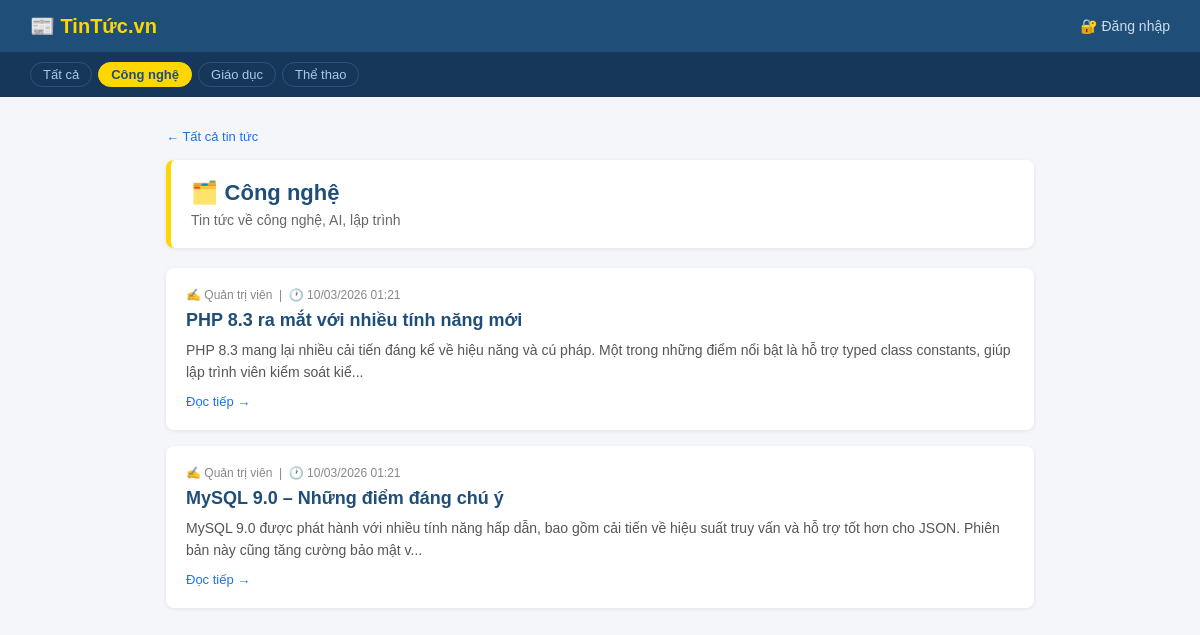
/lab03/news/category.php?slug=cong-nghe, run on the app's committed database.
### tables this page shows
CREATE TABLE categories (
    id          INT AUTO_INCREMENT PRIMARY KEY,
    name        VARCHAR(100) NOT NULL,
    slug        VARCHAR(100) NOT NULL UNIQUE,
    description TEXT         DEFAULT NULL,
    created_at  TIMESTAMP    DEFAULT CURRENT_TIMESTAMP
);

CREATE TABLE posts (
    id           INT AUTO_INCREMENT PRIMARY KEY,
    category_id  INT          NOT NULL,
    title        VARCHAR(200) NOT NULL,
    slug         VARCHAR(200) NOT NULL UNIQUE,
    content      TEXT         NOT NULL,
    thumbnail    VARCHAR(255) DEFAULT NULL,
    status       ENUM('published','draft') DEFAULT 'draft',
    author_id    INT          NOT NULL,
    created_at   TIMESTAMP    DEFAULT CURRENT_TIMESTAMP,
    updated_at   TIMESTAMP    DEFAULT CURRENT_TIMESTAMP ON UPDATE CURRENT_TIMESTAMP,
    FOREIGN KEY (category_id) REFERENCES categories(id) ON DELETE RESTRICT,
    FOREIGN KEY (author_id)   REFERENCES users(id)      ON DELETE CASCADE
);

CREATE TABLE users (
    id           INT AUTO_INCREMENT PRIMARY KEY,
    username     VARCHAR(50)  NOT NULL UNIQUE,
    password     VARCHAR(255) NOT NULL,
    full_name    VARCHAR(100) DEFAULT NULL,
    email        VARCHAR(100) UNIQUE,
    role         ENUM('admin','user') DEFAULT 'user',
    created_at   TIMESTAMP DEFAULT CURRENT_TIMESTAMP
);

### lab03/functions.php (called while the page is built, shortened)
<?php
require_once __DIR__ . '/db.php';
function e($str) {
    return htmlspecialchars((string)$str, ENT_QUOTES, 'UTF-8');
}
function excerpt($text, $length = 150) {
    $text = strip_tags($text);
    return mb_substr($text, 0, $length) . '...';
}
function db_fetch_all($sql, $types = '', $params = []) {
    global $conn;
    $stmt = $conn->prepare($sql);
    if ($types && $params) {
        $stmt->bind_param($types, ...$params);
    }
    $stmt->execute();
    $rows = $stmt->get_result()->fetch_all(MYSQLI_ASSOC);
    return $rows;
}
function db_fetch_one($sql, $types = '', $params = []) {
    global $conn;
    $stmt = $conn->prepare($sql);
    if ($types && $params) {
        $stmt->bind_param($types, ...$params);
    }
    $stmt->execute();
    $row = $stmt->get_result()->fetch_assoc();
    return $row ?: null;
}
function get_all_categories() {
    return db_fetch_all("SELECT * FROM categories ORDER BY id");
}
function get_category_by_slug($slug) {
    return db_fetch_one("SELECT * FROM categories WHERE slug = ?", 's', [$slug]);
}
function get_posts_by_category($cat_id) {
    return db_fetch_all(
        "SELECT p.*, c.name AS cat_name, c.slug AS cat_slug, u.full_name AS author_name
         FROM posts p
         JOIN categories c ON p.category_id = c.id
         JOIN users      u ON p.author_id   = u.id
         WHERE p.category_id = ? AND p.status = 'published'
         ORDER BY p.created_at DESC",
        'i', [$cat_id]
    );
}

### lab03/news/category.php (the view, shortened to what this page needs)
<?php
require_once '../functions.php';
$slug = $_GET['slug'] ?? '';
$cat  = get_category_by_slug($slug);
$posts      = get_posts_by_category($cat['id']);
$categories = get_all_categories();
?>
<!DOCTYPE html>
<html lang="vi">
<head>
</head>
<body>
<div class="navbar">
    <a class="brand" href="index.php">📰 TinTức.vn</a>
    <div class="right">
        <?php if (isset($_SESSION['user'])): ?>
            <a href="../dashboard.php">🏠 Dashboard</a> |
            <a href="../logout.php">🚪 Đăng xuất</a>
        <?php else: ?>
            <a href="../login.php">🔐 Đăng nhập</a>
        <?php endif; ?>
    </div>
</div>
<div class="cat-nav">
    <a href="index.php">Tất cả</a>
    <?php foreach ($categories as $c): ?>
        <a href="category.php?slug=<?= e($c['slug']) ?>"
           class="<?= $c['id'] === $cat['id'] ? 'active' : '' ?>">
            <?= e($c['name']) ?>
        </a>
    <?php endforeach; ?>
</div>
<div class="container">
    <a class="back-link" href="index.php">← Tất cả tin tức</a>
    <div class="cat-header">
        <h1>🗂️ <?= e($cat['name']) ?></h1>
        <?php if ($cat['description']): ?>
            <p><?= e($cat['description']) ?></p>
        <?php endif; ?>
    </div>
    <?php if (empty($posts)): ?>
        <div class="empty">Chuyên mục này chưa có bài viết nào được đăng.</div>
    <?php else: ?>
        <?php foreach ($posts as $post): ?>
        <div class="post-card">
            <div class="post-meta">
                ✍️ <?= e($post['author_name']) ?> &nbsp;|&nbsp;
                🕐 <?= date('d/m/Y H:i', strtotime($post['created_at'])) ?>
            </div>
            <h2><a href="detail.php?slug=<?= e($post['slug']) ?>"><?= e($post['title']) ?></a></h2>
            <p><?= e(excerpt($post['content'], 160)) ?></p>
            <a class="read-more" href="detail.php?slug=<?= e($post['slug']) ?>">Đọc tiếp →</a>
        </div>
        <?php endforeach; ?>
    <?php endif; ?>
</div>
</body>
</html>

### lab03/news/category.php (style rules this page uses)
* { box-sizing: border-box; margin: 0; padding: 0; }
body { font-family: Arial, sans-serif; background: #f5f6fa; color: #222; }
.navbar { background: #1F4E79; padding: 14px 30px; display: flex; align-items: center; gap: 20px; }
.navbar .brand { color: #FFD700; font-weight: bold; font-size: 20px; text-decoration: none; }
.navbar a { color: #cde; text-decoration: none; font-size: 14px; }
.navbar .right { margin-left: auto; }
.cat-nav { background: #16375a; padding: 10px 30px; display: flex; gap: 6px; flex-wrap: wrap; }
.cat-nav a { color: #aac8e8; text-decoration: none; font-size: 13px; padding: 4px 12px; border-radius: 14px; border: 1px solid #2a5580; }
.cat-nav a:hover, .cat-nav a.active { background: #FFD700; color: #1F4E79; border-color: #FFD700; font-weight: bold; }
.container { max-width: 900px; margin: 30px auto; padding: 0 16px; }
.cat-header { background: #fff; border-radius: 8px; padding: 20px; margin-bottom: 20px; border-left: 5px solid #FFD700; box-shadow: 0 1px 4px rgba(0,0,0,.08); }
.cat-header h1 { font-size: 22px; color: #1F4E79; }
.cat-header p { font-size: 14px; color: #666; margin-top: 6px; }
.post-card { background: #fff; border-radius: 8px; padding: 20px; margin-bottom: 16px; box-shadow: 0 1px 4px rgba(0,0,0,.08); }
.post-meta { font-size: 12px; color: #888; margin-bottom: 8px; }
.post-card h2 { font-size: 18px; margin-bottom: 8px; }
.post-card h2 a { color: #1F4E79; text-decoration: none; }
.post-card p { font-size: 14px; color: #555; line-height: 1.6; }
.read-more { display: inline-block; margin-top: 10px; font-size: 13px; color: #1a73e8; text-decoration: none; }
.back-link { display: inline-block; margin-bottom: 16px; font-size: 13px; color: #1a73e8; text-decoration: none; }

### data on the page
categories: name "Công nghệ", description "Tin tức về công nghệ, AI, lập trình"
categories: name "Giáo dục"
categories: name "Thể thao"
posts: author.full_name "Quản trị viên", created_at "10/03/2026 01:21", title "PHP 8.3 ra mắt với nhiều tính năng mới", content "PHP 8.3 mang lại nhiều cải tiến đáng kể về hiệu năng và cú pháp. Một trong những điểm nổi bật là hỗ trợ typed class constants, giúp lập trình viên kiểm soát kiể..."
posts: author.full_name "Quản trị viên", created_at "10/03/2026 01:21", title "MySQL 9.0 – Những điểm đáng chú ý", content "MySQL 9.0 được phát hành với nhiều tính năng hấp dẫn, bao gồm cải tiến về hiệu suất truy vấn và hỗ trợ tốt hơn cho JSON. Phiên bản này cũng tăng cường bảo mật v..."
